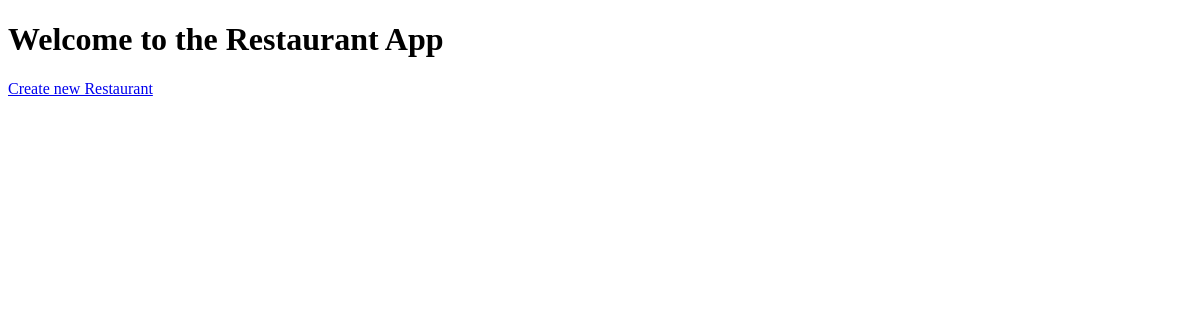
The app's page /restaurants/, older data.
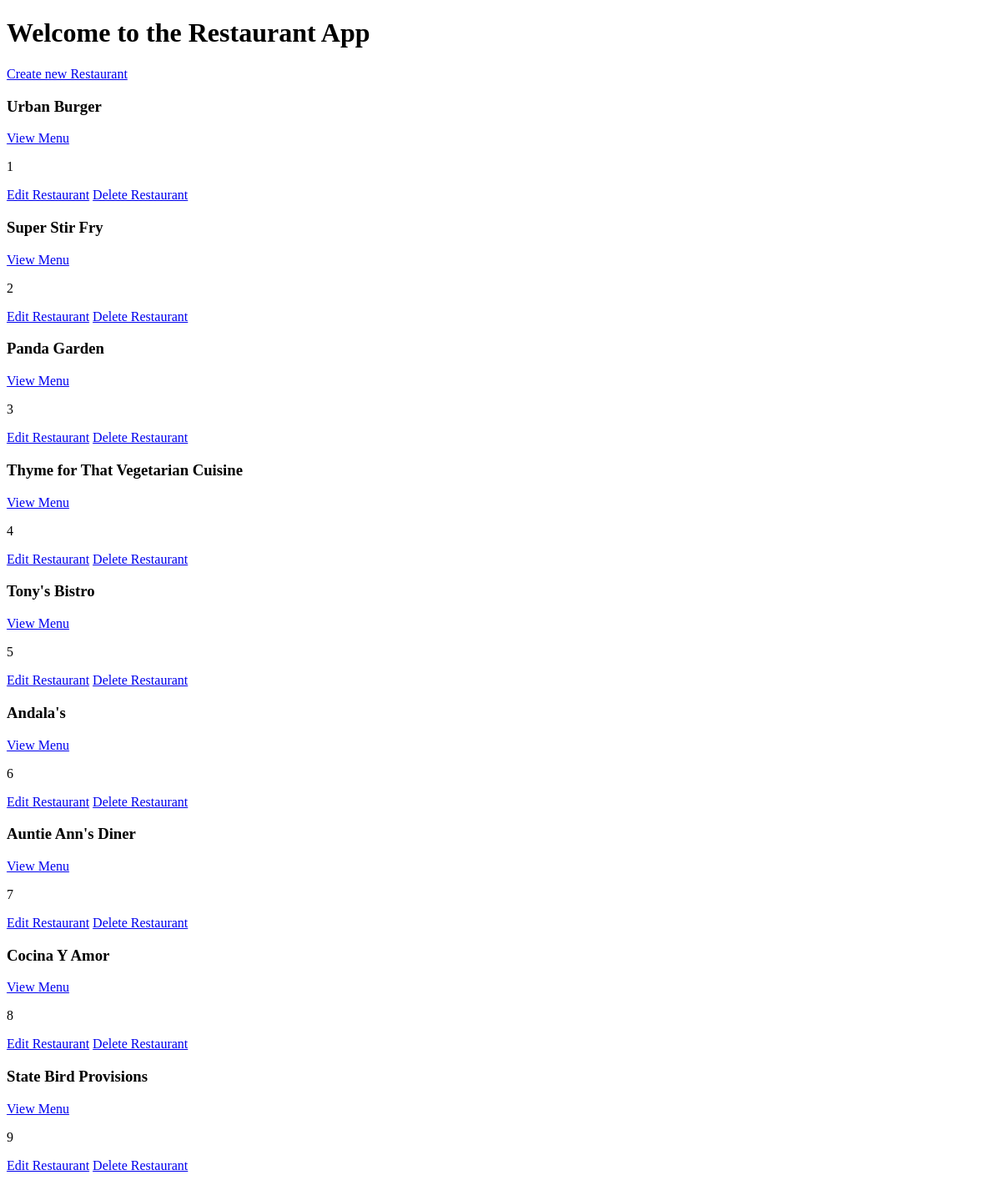
The same page, newer data.
### database_setup.py (models this page shows, shortened)
class Restaurant(Base):
    __tablename__ = 'restaurant'
    name = Column(String(80), nullable=False)
    id = Column(Integer, primary_key=True)

### menu_app.py (the view)
@app.route('/')
@app.route('/restaurants/')
def restaurant_default():
    restaurants = session.query(Restaurant).all()
    return render_template('restaurants.html', restaurant=restaurants)

### templates/restaurants.html (shortened to what this page needs)
<!DOCTYPE html>
<html lang="en">
<head>
</head>
<body>
    <div class="content">
        <h1>Welcome to the Restaurant App</h1>
        <a href="{{ url_for('restaurant_new', restaurant_id = restaurant.id) }}">Create new Restaurant</a>
        <br>
        {% for r in restaurant %}
            <div>
                <h3>{{r.name}}</h3>
                <a href="{{ url_for('restaurant_show_menu', restaurant_id = r.id) }}">View Menu</a>
                <p>{{r.id}}</p>
                <a href="{{ url_for('restaurant_edit', restaurant_id = r.id) }}">Edit Restaurant</a>
                <a href="{{ url_for('restaurant_delete', restaurant_id = r.id) }}">Delete Restaurant</a>
            </div>
        {% endfor %}
    </div>
</body>
</html>

Row changes from the older to the newer data that the page shows:
added Restaurant: name "Urban Burger", id "1"
added Restaurant: name "Super Stir Fry", id "2"
added Restaurant: name "Panda Garden", id "3"
added Restaurant: name "Thyme for That Vegetarian Cuisine", id "4"
added Restaurant: name "Tony's Bistro", id "5"
added Restaurant: name "Andala's", id "6"
added Restaurant: name "Auntie Ann's Diner", id "7"
added Restaurant: name "Cocina Y Amor", id "8"
added Restaurant: name "State Bird Provisions", id "9"
